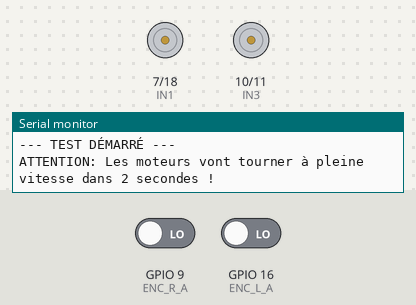
Simulated run of this sketch. Board: ESP32-S3. On the bench: motor-driver pin pairs drawn as motors (green arrow = first pin HIGH = forward, orange = second pin HIGH = backward, longer = more drive, scaled by the enable pin), the last lines printed to the serial monitor. The inputs (shaded band) are chosen by the test bench; at power-on: GPIO 9 (ENC_R_A) LOW, GPIO 16 (ENC_L_A) LOW.

Above: at 0.1 s.
At 2.1 s:
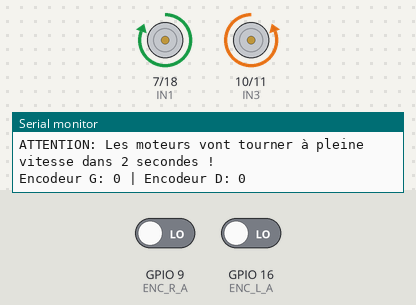
Timing chart, 0 to 3.6 s (numbered marks = the images above):
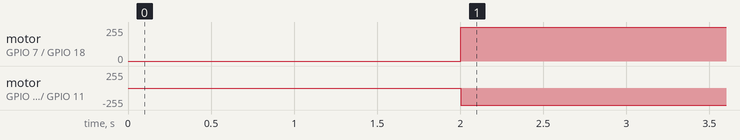

The sketch:

Motor_Encoder_Test.ino
```cpp
/*
 * TEST SIMPLE : Rotation Moteurs (ON/OFF) + Lecture Encodeurs
 * Matériel: ESP32-S3 Self Balanced Robot
 */

// --- DÉFINITION DES PINS (D'après ton fichier PDF) ---
// Moteur GAUCHE (Motor 0)
const int ENA = 46;  // PWM (Vitesse)
const int IN1 = 7;   // Direction 1
const int IN2 = 18;  // Direction 2
const int ENC_L_A = 16; // Encodeur A
const int ENC_L_B = 17; // Encodeur B

// Moteur DROIT (Motor 1)
const int ENB = 45;  // PWM (Vitesse)
const int IN3 = 10;  // Direction 1
const int IN4 = 11;  // Direction 2
const int ENC_R_A = 9;  // Encodeur A
const int ENC_R_B = 47; // Encodeur B

volatile long countLeft = 0;
volatile long countRight = 0;

// Interruptions pour compter les ticks
void IRAM_ATTR readEncoderLeft() {
  if (digitalRead(ENC_L_A) == digitalRead(ENC_L_B)) { countLeft++; }
  else { countLeft--; }
}

void IRAM_ATTR readEncoderRight() {
  if (digitalRead(ENC_R_A) == digitalRead(ENC_R_B)) { countRight++; }
  else { countRight--; }
}

void setup() {
  Serial.begin(115200);

  // Configuration en SORTIE
  pinMode(ENA, OUTPUT);
  pinMode(IN1, OUTPUT);
  pinMode(IN2, OUTPUT);
  pinMode(ENB, OUTPUT);
  pinMode(IN3, OUTPUT);
  pinMode(IN4, OUTPUT);

  // Configuration en ENTRÉE pour les encodeurs
  pinMode(ENC_L_A, INPUT); // Pas de INPUT_PULLUP car souvent géré par le circuit
  pinMode(ENC_L_B, INPUT);
  pinMode(ENC_R_A, INPUT);
  pinMode(ENC_R_B, INPUT);

  // Attacher les interruptions
  attachInterrupt(digitalPinToInterrupt(ENC_L_A), readEncoderLeft, CHANGE);
  attachInterrupt(digitalPinToInterrupt(ENC_R_A), readEncoderRight, CHANGE);

  Serial.println("--- TEST DÉMARRÉ ---");
  Serial.println("ATTENTION: Les moteurs vont tourner à pleine vitesse dans 2 secondes !");
  delay(2000);
}

void loop() {
  // --- COMMANDE MOTEUR (ON/OFF seulement) ---

  // Moteur GAUCHE : AVANCE
  // Sur ce driver, ENA doit être HIGH pour activer le moteur
  digitalWrite(ENA, HIGH);
  digitalWrite(IN1, HIGH);
  digitalWrite(IN2, LOW);

  // Moteur DROIT : RECULE
  digitalWrite(ENB, HIGH);
  digitalWrite(IN3, LOW);
  digitalWrite(IN4, HIGH);

  // --- AFFICHAGE SÉRIE ---
  Serial.print("Encodeur G: ");
  Serial.print(countLeft);
  Serial.print(" | Encodeur D: ");
  Serial.println(countRight);

  delay(200);
}
```

Measured:
- by itself, motor on GPIO 7 (IN1) / GPIO 18 (IN2): stopped → forward 255/255 at 2.0 s
- by itself, motor on GPIO 10 (IN3) / GPIO 11 (IN4): stopped → backward 255/255 at 2.0 s
